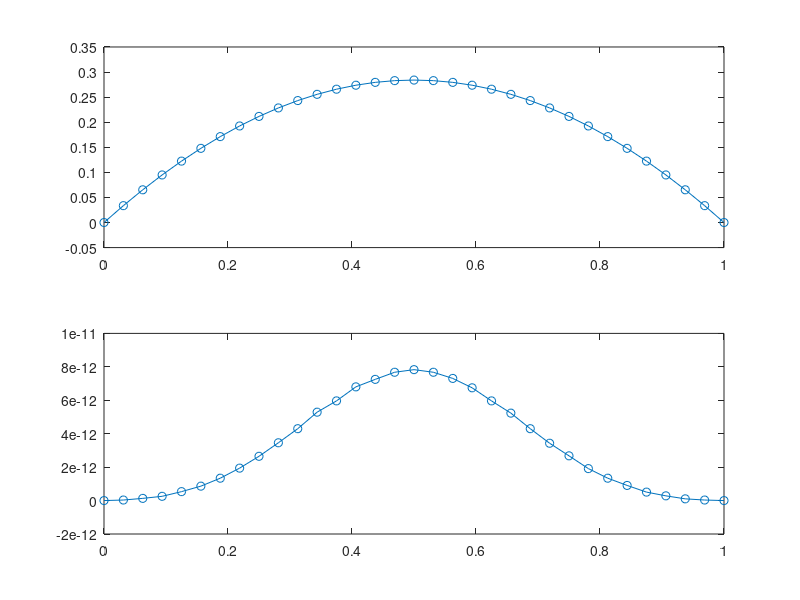

Write MATLAB code to recreate this figure.
%%% Nonlinear.m
%%% Date: 03/04/07
%%% Author: Niall Madden, Dep of Mathematics, NUI Galway
%%%
%%% This script uses a finite difference to solve the problem
%%% -u''(x) + f(u) = f(x) on (0,1)
%%% u(0)=0,  u(1) = 0.
%%% on a uniform mesh

clear;

fprintf('\n  ----------  Nonlinear.m  --------- \n');

%% Problem Data
alpha = 0; beta = 0;
f = inline('1+exp(u) + u.^4');
df = inline('exp(u) + 4*u.^3');
%%

%%Data for numerical method
N = 2^5;
%%

%% Set up the mesh
h = 1/N;
x = linspace(0, 1, N+1)';
%%

%%
F = [alpha; f(x(2:N)); beta];

%% Construct the Linear System
Main_Diagonal = [1; -2*ones(N-1,1)/h^2; 1];
Sup_Diagonal  = ones(N-1,1)/h^2;
Sub_Diagonal  = ones(N-1,1)/h^2;

Delta = sparse([1:N+1, 2:N,   2:N], ...
           [1:N+1, 3:N+1, 1:N-1], ...
           [Main_Diagonal', Sup_Diagonal', Sub_Diagonal']);

%%
U = x*0;
R = Delta*U + [0; f(U(2:N)); 0];
TOL = 1e-9;
Iteration = 0;

fprintf('   N  | Iteration | Residual\n');

while( norm(R) > TOL)
	Iteration = Iteration+1;
	J = spdiags([0; df(U(2:N)); 0], 0, N+1, N+1);
	W = (Delta + J)\R;
	U = U - W;
	R = Delta*U + [0; f(U(2:N)); 0];
	
	%
	fprintf(' %4d |  %4d     | %1.2e \n', ...
		N, Iteration, norm(R));
	
	%% Plot the output
	subplot(2,1,1); plot(x, U, '-o');
	subplot(2,1,2); plot(x, R, '-o');
	pause
end
